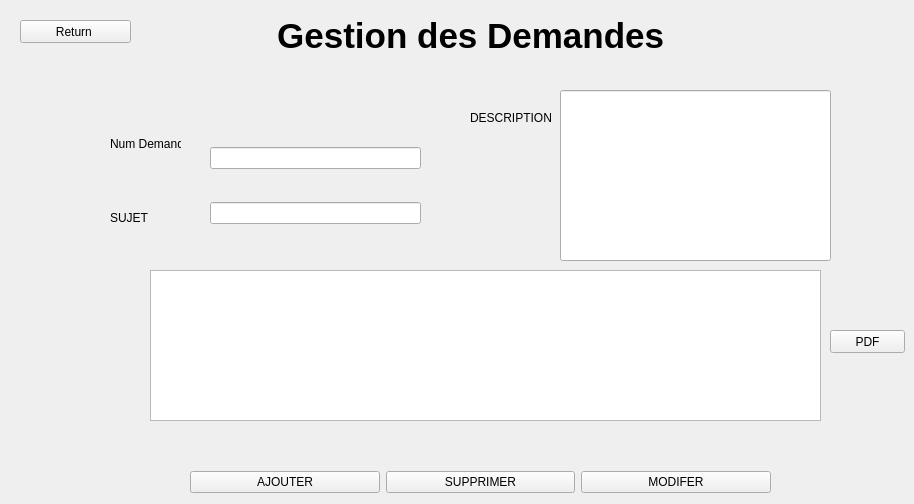
    <widget class="QWidget" name="page_8">
     <widget class="QLabel" name="label_4">
      <property name="geometry">
       <rect>
        <x>180</x>
        <y>10</y>
        <width>601</width>
        <height>51</height>
       </rect>
      </property>
      <property name="font">
       <font>
        <pointsize>26</pointsize>
        <weight>75</weight>
        <bold>true</bold>
       </font>
      </property>
      <property name="text">
       <string>          Gestion des Demandes</string>
      </property>
     </widget>
     <widget class="QPushButton" name="pushButton_33">
      <property name="geometry">
       <rect>
        <x>20</x>
        <y>20</y>
        <width>111</width>
        <height>23</height>
       </rect>
      </property>
      <property name="text">
       <string>Return </string>
      </property>
     </widget>
     <widget class="QWidget" name="layoutWidget_12">
      <property name="geometry">
       <rect>
        <x>190</x>
        <y>470</y>
        <width>581</width>
        <height>25</height>
       </rect>
      </property>
      <layout class="QHBoxLayout" name="horizontalLayout_2">
       <item>
        <widget class="QPushButton" name="pushButton_43">
         <property name="text">
          <string>AJOUTER</string>
         </property>
        </widget>
       </item>
       <item>
        <widget class="QPushButton" name="pushButton_44">
         <property name="text">
          <string>SUPPRIMER</string>
         </property>
        </widget>
       </item>
       <item>
        <widget class="QPushButton" name="pushButton_45">
         <property name="text">
          <string>MODIFER</string>
         </property>
        </widget>
       </item>
      </layout>
     </widget>
     <widget class="QLabel" name="label_39">
      <property name="geometry">
       <rect>
        <x>470</x>
        <y>110</y>
        <width>91</width>
        <height>16</height>
       </rect>
      </property>
      <property name="text">
       <string>DESCRIPTION</string>
      </property>
     </widget>
     <widget class="QWidget" name="layoutWidget_13">
      <property name="geometry">
       <rect>
        <x>110</x>
        <y>110</y>
        <width>71</width>
        <height>141</height>
       </rect>
      </property>
      <layout class="QVBoxLayout" name="verticalLayout_25">
       <item>
        <widget class="QLabel" name="label_40">
         <property name="text">
          <string>Num Demande</string>
         </property>
        </widget>
       </item>
       <item>
        <widget class="QLabel" name="label_41">
         <property name="text">
          <string>SUJET</string>
         </property>
        </widget>
       </item>
      </layout>
     </widget>
     <widget class="QWidget" name="layoutWidget_14">
      <property name="geometry">
       <rect>
        <x>210</x>
        <y>120</y>
        <width>211</width>
        <height>131</height>
       </rect>
      </property>
      <layout class="QVBoxLayout" name="verticalLayout_26">
       <item>
        <widget class="QLineEdit" name="lineEdit_17"/>
       </item>
       <item>
        <widget class="QLineEdit" name="lineEdit_18"/>
       </item>
      </layout>
     </widget>
     <widget class="QTableView" name="tableView_6">
      <property name="geometry">
       <rect>
        <x>150</x>
        <y>270</y>
        <width>671</width>
        <height>151</height>
       </rect>
      </property>
     </widget>
     <widget class="QLineEdit" name="lineEdit_10">
      <property name="geometry">
       <rect>
        <x>560</x>
        <y>90</y>
        <width>271</width>
        <height>171</height>
       </rect>
      </property>
     </widget>
     <widget class="QPushButton" name="pushButton_53">
      <property name="geometry">
       <rect>
        <x>830</x>
        <y>330</y>
        <width>75</width>
        <height>23</height>
       </rect>
      </property>
      <property name="text">
       <string>PDF</string>
      </property>
     </widget>
    </widget>
